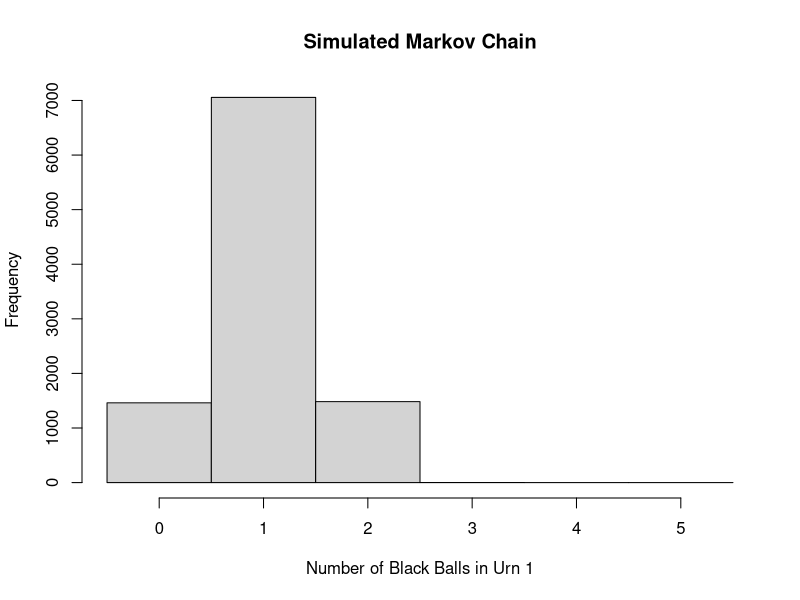

This figure's R source:
# A total of m white and m black balls are distributed into two urns, with m balls per urn. At
# each step, a ball is randomly selected from each urn and the two balls are interchanged. The
# state of this Markov chain can, thus, be described by the number of black balls in urn 1. Guess
# the invariant measure for this chain and prove that it is reversible.

one_step <- function(state) {
  ball_urn1 <- sample(c(rep("white", state), rep("black", m - state)), size = 1)
  ball_urn2 <- sample(c(rep("white", m - state), rep("black", state)), size = 1)

  new_state <- sum(c(ball_urn1 == "black", ball_urn2 == "black"))

  return(new_state)
}

simulate_chain <- function(initial_state, num_steps) {
  current_state <- initial_state
  states <- numeric(num_steps + 1)
  states[1] <- current_state

  for (i in 1:num_steps) {
    current_state <- one_step(current_state)
    states[i + 1] <- current_state
  }

  return(states)
}

m <- 5
num_steps <- 10000
initial_state <- 3

simulated_states <- simulate_chain(initial_state, num_steps)

hist(simulated_states, breaks = seq(-0.5, m + 0.5, by = 1),
     main = "Simulated Markov Chain",
     xlab = "Number of Black Balls in Urn 1",
     ylab = "Frequency")

invariant_measure <- table(simulated_states) / num_steps
cat("Estimated Invariant Measure:\n", invariant_measure, "\n")

check_reversibility <- function(states) {
  forward_transitions <- table(states[-length(states)], states[-1])
  backward_transitions <- table(states[-1], states[-length(states)])

  all_states <- union(names(forward_transitions), names(backward_transitions))

  forward_transitions <- as.numeric(forward_transitions[all_states])
  backward_transitions <- as.numeric(backward_transitions[all_states])

  return(all(forward_transitions / sum(forward_transitions) == backward_transitions / sum(backward_transitions)))
}

reversibility_check <- check_reversibility(simulated_states)
cat("Reversibility Check:", reversibility_check, "\n")
